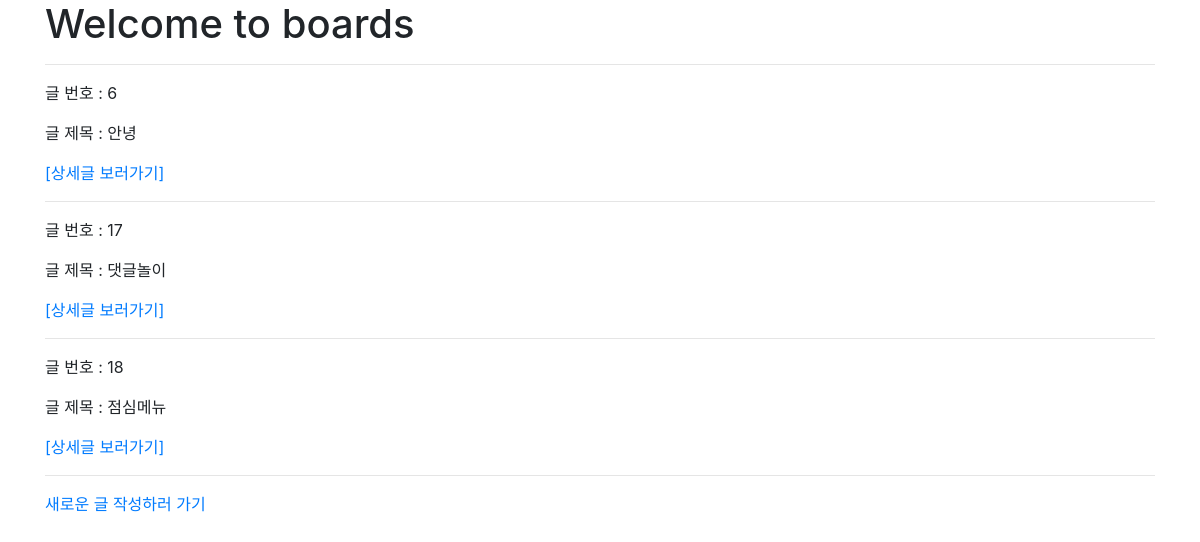
/boards/, run on an earlier commit of the app's database.
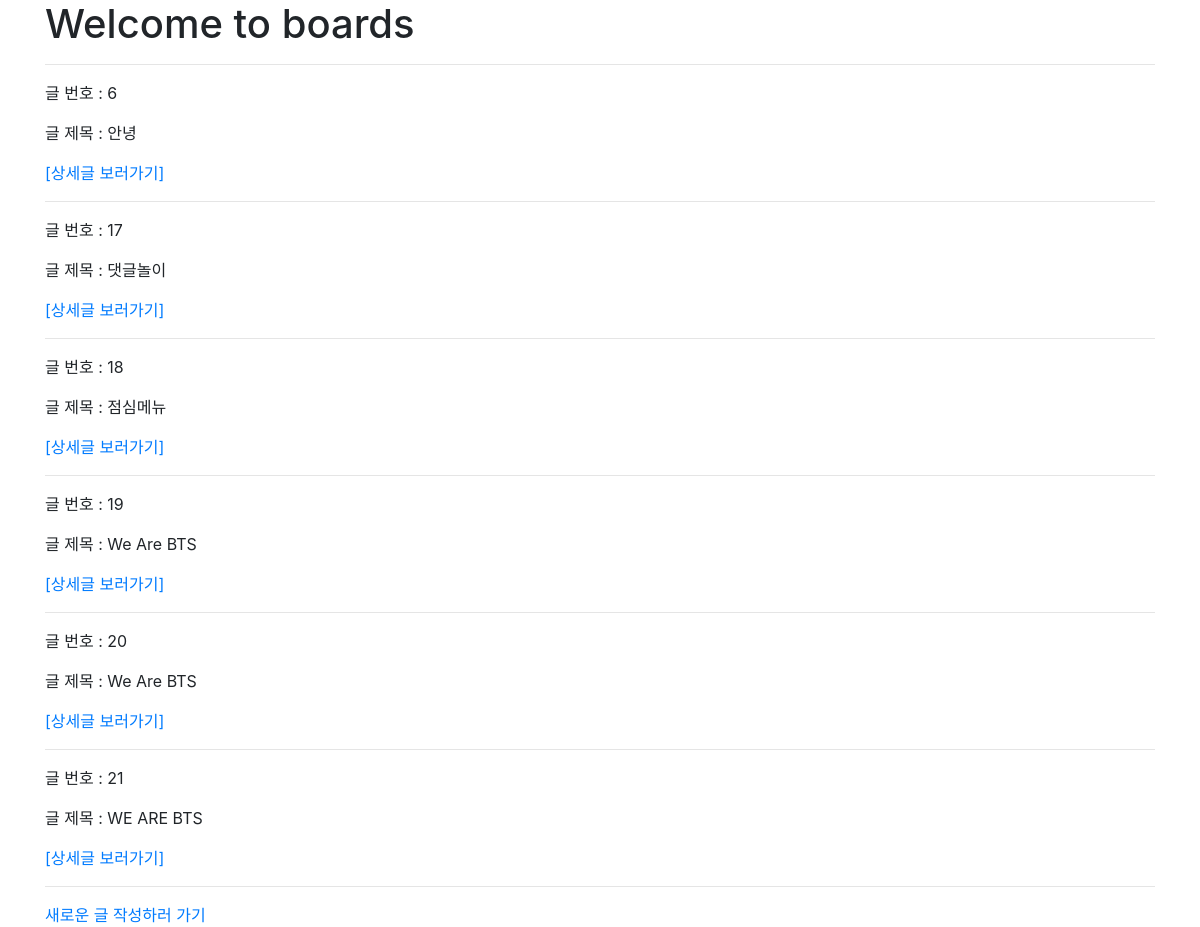
And on a later commit of the database.
### boards/models.py (models this page shows, shortened)
class Board(models.Model):
    title = models.CharField(max_length=20)
    content = models.TextField()
    image = ProcessedImageField(
        upload_to='boards/images',  # 저장 위치 설정 ( media 이후의 경로 설정 )
        processors=[Thumbnail(200, 300)],
        format='JPEG',
        options={'quality': 90},
    )
    created_at = models.DateTimeField(auto_now_add=True)
    updated_at = models.DateTimeField(auto_now=True)

### boards/views.py (the view)
# urls.py: path('', views.index, name='index'),
@require_http_methods(['GET'])
def index(request):
    boards = Board.objects.all()
    context = {'boards': boards}
    return render(request, 'boards/index.html', context)

### boards/templates/boards/index.html
{% extends 'boards/base.html' %}
{% block body %}
    <h1>Welcome to boards</h1>
<hr />
    {% for board in boards %}
        <p>글 번호 : {{ board.id}}</p>
        <p>글 제목 : {{ board.title }}</p>
        <a href="{% url 'boards:detail' board.id %}">[상세글 보러가기]</a>
        <hr />
    {% endfor%}
        <a href="{% url 'boards:new' %}">새로운 글 작성하러 가기</a>
    {% endblock %}

What changed in the data, as far as the page shows it:
added Board: id "19", title "We Are BTS"
added Board: id "20", title "We Are BTS"
added Board: id "21", title "WE ARE BTS"
